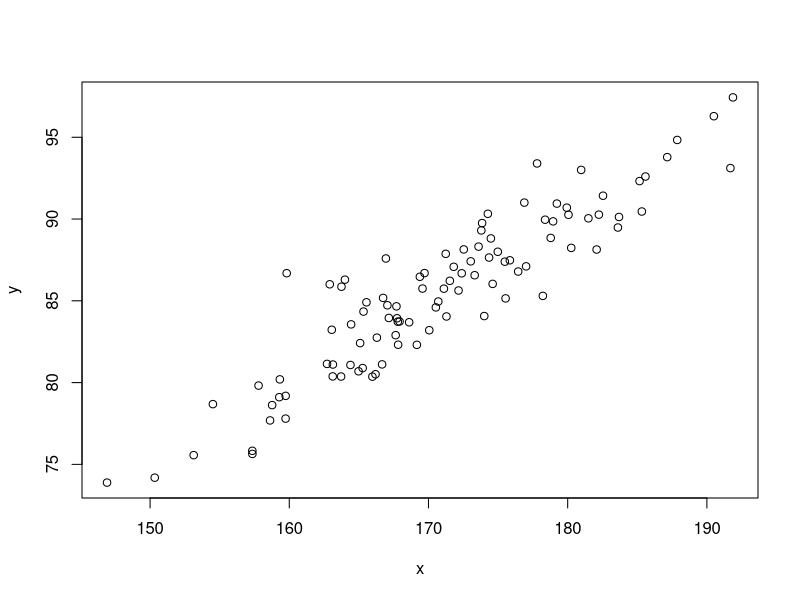
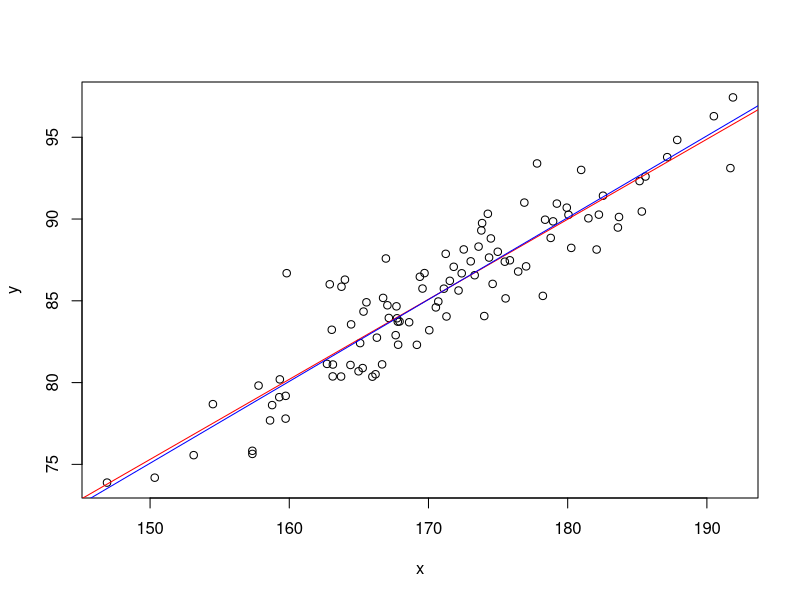
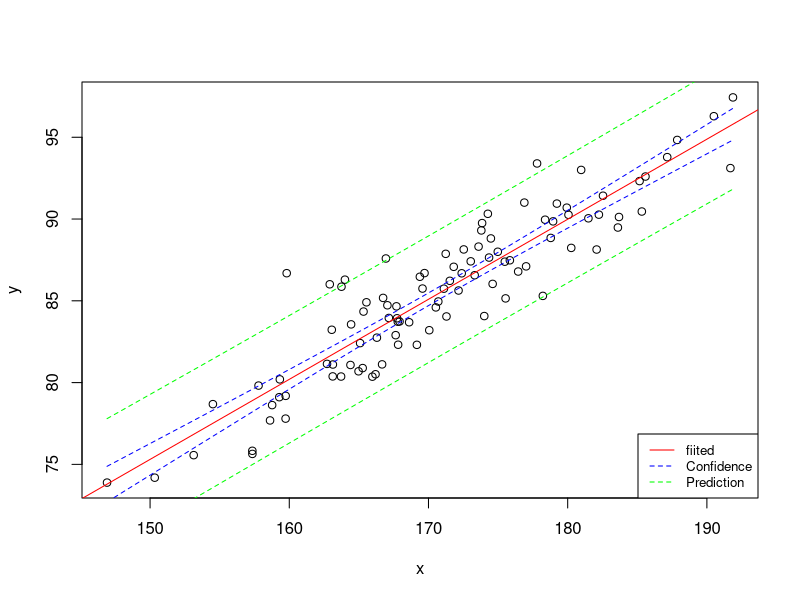
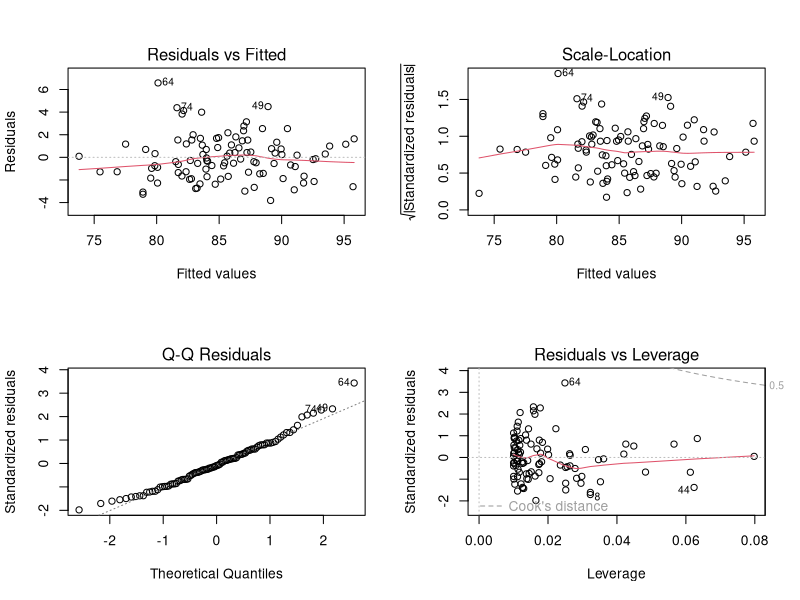
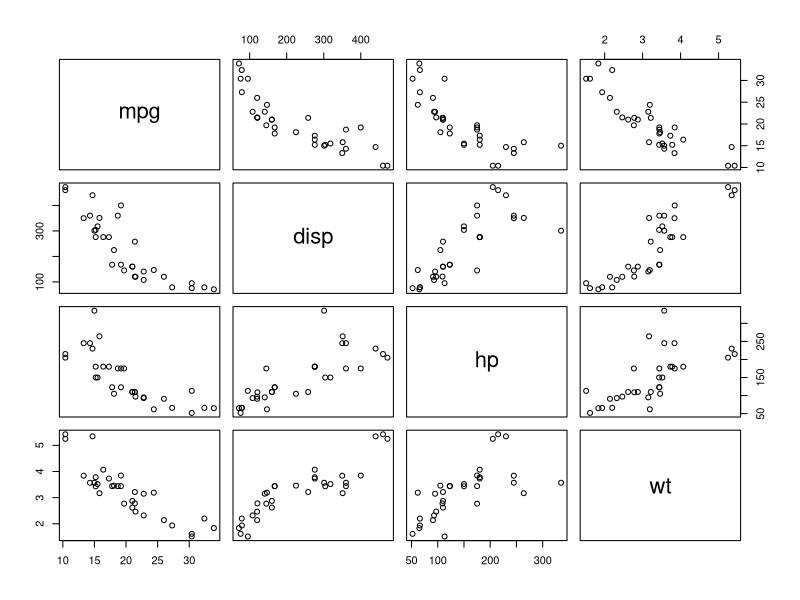
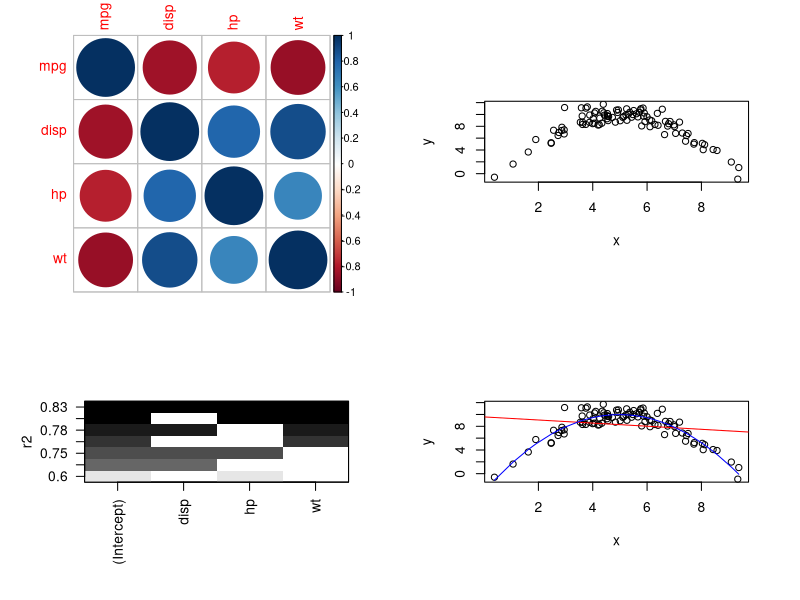

Here is the R script that generated these plots, in order:
#install.packages(sm); library(sm)
#install.packages("corrplot")
#install.packages('leaps')


############################################
######### Simple Linear regression #########
############################################

set.seed(123)

x = rnorm(100, 170, 10)
e = rnorm(100, 0, 2)

y = 0.3 + 0.5*x + e 

plot(x, y, xlab = "x", ylab="y")


### fitting model
# intercept 있는 모형
result = lm(y~x)
summary(result)

# intercept 없는 모형
result2 = lm(y~x-1) 
summary(result2)

### regression line
plot(x, y, xlab = "x", ylab="y")
abline(result, col="red")
abline(result2, col="blue")

### confidence Interval
# 직접
str(result)

y_pred = result$fitted.values
n = length(y)

sse = sum((y - y_pred)^2)
mse = sse / (n - 2)

Sxx = sum((x-mean(x))^2)

b0 = result$coeff[[1]]
b1 = result$coeff[[2]]

b0_ci_low = b0 - qt(0.975, n-2)*sqrt((mse/n)*(sum(x^2)/Sxx))
b0_ci_upper = b0 + qt(0.975, n-2)*sqrt((mse/n)*(sum(x^2)/Sxx))
b0_ci = c(b0_ci_low, b0_ci_upper)

b1_ci_low = b1 - qt(0.975, n-2)*sqrt(mse/Sxx)
b1_ci_upper = b1 + qt(0.975, n-2)*sqrt(mse/Sxx)
b1_ci = c(b1_ci_low, b1_ci_upper)

b0_ci
b1_ci

# confint 함수 이용
confint(result)
confint(result, level=0.90)

### prediction
str(result)
predict(result, newdata = data.frame(x=140))

newx = data.frame(x = seq(130, 140, 2))
newx
predict(result, newdata = newx)


### Confidence Interval & Prediction Interval
conf_int = as.data.frame(predict(result, interval = 'confidence'))
pred_int = as.data.frame(predict(result, interval = 'prediction'))

plot(x, y)
abline(result, col="red")
lines(x[order(x)], conf_int$lwr[order(x)], col="blue", type='l', lty = "dashed")
lines(x[order(x)], conf_int$upr[order(x)], col="blue", type='l', lty = "dashed")

lines(x[order(x)], pred_int$lwr[order(x)], col="green", type='l', lty = "dashed")
lines(x[order(x)], pred_int$upr[order(x)], col="green", type='l', lty = "dashed")

legend("bottomright", legend=c("fiited", "Confidence", "Prediction"),
		col=c("red", "blue", "green"), lty = c(1, 2, 2), cex=0.8)	

### residual plot
# optional 4 graphs/page
layout(matrix(c(1,2,3,4),2,2))
plot(result)

### Normality test
shapiro.test(y)

##############################################
######### Multiple Linear regression #########
##############################################
#data(mtcars)

#[, 1]  mpg Miles/(US) gallon
#[, 2]  cyl Number of cylinders
#[, 3]  disp    Displacement (cu.in.)
#[, 4]  hp  Gross horsepower
#[, 5]  drat    Rear axle ratio
#[, 6]  wt  Weight (1000 lbs)
#[, 7]  qsec    1/4 mile time
#[, 8]  vs  V/S
#[, 9]  am  Transmission (0 = automatic, 1 = manual)
#[,10]  gear    Number of forward gears
#[,11]  carb    Number of carburetors

input = mtcars[,c("mpg","disp","hp","wt")]
head(input)

### Correlation 
corrmat = cor(input)
corrmat

plot(input)

library(corrplot)
corrplot(corrmat, method="circle")
#method="number", "color", "pie"


### fitting model
result = lm(mpg~disp+hp+wt, data = input)
summary(result)

# disp 제거
result2 = lm(mpg~hp+wt, data = input) 
summary(result2)

### Model Selection
## AIC 이용
library(MASS)
ResultStep = stepAIC(result, direction="both")
# direction = "backward", "forward"
# step(result, direction="both")
ResultStep

## 모든 subset 
library(leaps)

result_leaps = regsubsets(mpg~disp+hp+wt,data=input,nbest=7)
summary(result_leaps)
plot(result_leaps,scale="r2")

### Interaction 
result3 = lm(mpg~hp+wt+hp*wt, data = input) 
summary(result3)


#########################################
######### Polynomial regression #########
#########################################

set.seed(123)

x = rnorm(100, 5, 2)
e = rnorm(100, 0, 1)

y = -2.5 + 5*x -0.5*x^2 + e 

plot(x, y, xlab = "x", ylab="y")


### fitting model
# simple linear regression
result = lm(y~x)   
summary(result)

# polyunnomial reg
x2 = x^2
x3 = x^3

result2 = lm(y~x+x2+x3)
summary(result2)

result3 = lm(y~x+x2)
summary(result3)

### regression line
plot(x, y, xlab = "x", ylab="y")
abline(result, col="red")
lines(x[order(x)], predict(result3)[order(x)], col="blue")
